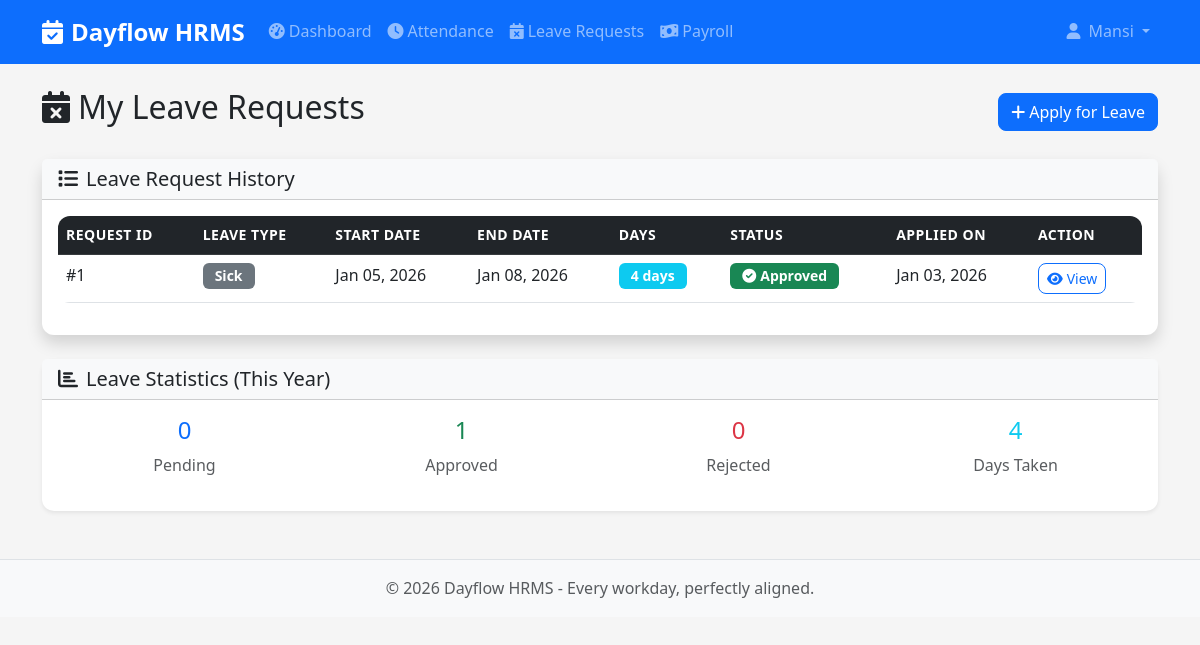
The app's page /employee/leave_requests (signed in) with its own data.
### dayflow-hrms/app/models.py (models this page shows, shortened)
class Employee(db.Model):
    __tablename__ = 'employees'
    id = db.Column(db.Integer, primary_key=True)
    user_id = db.Column(db.Integer, db.ForeignKey('users.id'), nullable=False)
    first_name = db.Column(db.String(50), nullable=False)
    last_name = db.Column(db.String(50), nullable=False)
    phone = db.Column(db.String(20))
    personal_email = db.Column(db.String(120))
    address = db.Column(db.Text)
    date_of_birth = db.Column(db.Date)
    hire_date = db.Column(db.Date, default=date.today)
    department = db.Column(db.String(100))
    position = db.Column(db.String(100))
    gender = db.Column(db.String(10))  # Male, Female, Other
    marital_status = db.Column(db.String(20))  # Single, Married, Divorced, Widowed
    nationality = db.Column(db.String(50), default='Indian')
    pan_no = db.Column(db.String(20))
    uan_no = db.Column(db.String(20))
    bank_name = db.Column(db.String(100))
    account_number = db.Column(db.String(50))
    ifsc_code = db.Column(db.String(20))
    skills = db.Column(db.Text)  # JSON or comma-separated
    certifications = db.Column(db.Text)  # JSON or comma-separated
    interests = db.Column(db.Text)
    resume = db.Column(db.String(200))  # File path for resume
    manager_id = db.Column(db.Integer, db.ForeignKey('employees.id'))
    manager = db.relationship('Employee', remote_side=[id], backref='subordinates')
    monthly_wage = db.Column(db.Numeric(10, 2))  # Total monthly wage
    salary = db.Column(db.Numeric(10, 2))  # Kept for backward compatibility
    working_hours_per_day = db.Column(db.Float, default=8.0)
    working_days_per_week = db.Column(db.Integer, default=5)
    emergency_contact_name = db.Column(db.String(100))
    emergency_contact_phone = db.Column(db.String(20))
    emergency_contact_relationship = db.Column(db.String(50))
    profile_picture = db.Column(db.String(200))
    created_at = db.Column(db.DateTime, default=datetime.utcnow)
    updated_at = db.Column(db.DateTime, default=datetime.utcnow, onupdate=datetime.utcnow)
    attendance_records = db.relationship('Attendance', backref='employee', lazy=True, cascade='all, delete-orphan')
    leave_requests = db.relationship('LeaveRequest', backref='employee', lazy=True, cascade='all, delete-orphan')
    payroll_records = db.relationship('Payroll', backref='employee', lazy=True, cascade='all, delete-orphan')
    salary_components = db.relationship('SalaryComponent', backref='employee', lazy=True, cascade='all, delete-orphan')
    leave_allocations = db.relationship('LeaveAllocation', backref='employee', lazy=True, cascade='all, delete-orphan')
    @property
    def full_name(self):
        return f"{self.first_name} {self.last_name}"

class LeaveRequest(db.Model):
    __tablename__ = 'leave_requests'
    id = db.Column(db.Integer, primary_key=True)
    employee_id = db.Column(db.Integer, db.ForeignKey('employees.id'), nullable=False)
    timeoff_type_id = db.Column(db.Integer, db.ForeignKey('timeoff_types.id'))
    leave_type = db.Column(db.String(20), nullable=False)  # 'paid', 'sick', 'unpaid' - kept for backward compatibility
    start_date = db.Column(db.Date, nullable=False)
    end_date = db.Column(db.Date, nullable=False)
    reason = db.Column(db.Text, nullable=False)
    certificate_path = db.Column(db.String(200))  # For sick leave certificate
    status = db.Column(db.String(20), nullable=False, default='pending')  # 'pending', 'approved', 'rejected'
    admin_comment = db.Column(db.Text)
    approved_by = db.Column(db.Integer, db.ForeignKey('users.id'))
    days_requested = db.Column(db.Integer, default=1)
    created_at = db.Column(db.DateTime, default=datetime.utcnow)
    updated_at = db.Column(db.DateTime, default=datetime.utcnow, onupdate=datetime.utcnow)
    approver = db.relationship('User', foreign_keys=[approved_by], backref='approved_leaves')

### dayflow-hrms/app/routes/employee.py (the view)
@employee_bp.route('/leave_requests')
@login_required
def leave_requests():
    if current_user.is_admin():
        return redirect(url_for('main.admin_dashboard'))
    employee = current_user.employee_profile
    leave_requests = LeaveRequest.query.filter_by(
        employee_id=employee.id
    ).order_by(LeaveRequest.created_at.desc()).all()
    return render_template('employee/leave_requests.html',
                         employee=employee,
                         leave_requests=leave_requests)

### dayflow-hrms/app/templates/employee/leave_requests.html (shortened to what this page needs)
{% extends "base.html" %}
{% block content %}
<div class="container mt-4">
    <div class="row mb-4">
        <div class="col-12">
            <div class="d-flex justify-content-between align-items-center">
                <h2>
                    <i class="fas fa-calendar-times me-2"></i>My Leave Requests
                </h2>
                <a href="{{ url_for('employee.apply_leave') }}" class="btn btn-primary">
                    <i class="fas fa-plus me-1"></i>Apply for Leave
                </a>
            </div>
        </div>
    </div>
    <div class="row">
        <div class="col-12">
            <div class="card shadow">
                <div class="card-header bg-light">
                    <h5 class="mb-0">
                        <i class="fas fa-list me-2"></i>Leave Request History
                    </h5>
                </div>
                <div class="card-body">
                    {% if leave_requests %}
                        <div class="table-responsive">
                            <table class="table table-hover">
                                <thead class="table-dark">
                                    <tr>
                                        <th>Request ID</th>
                                        <th>Leave Type</th>
                                        <th>Start Date</th>
                                        <th>End Date</th>
                                        <th>Days</th>
                                        <th>Status</th>
                                        <th>Applied On</th>
                                        <th>Action</th>
                                    </tr>
                                </thead>
                                <tbody>
                                    {% for leave in leave_requests %}
                                        <tr>
                                            <td>#{{ leave.id }}</td>
                                            <td>
                                                <span class="badge bg-secondary">
                                                    {{ leave.leave_type.title() }}
                                                </span>
                                            </td>
                                            <td>{{ leave.start_date.strftime('%b %d, %Y') }}</td>
                                            <td>{{ leave.end_date.strftime('%b %d, %Y') }}</td>
                                            <td>
                                                <span class="badge bg-info">
                                                    {{ leave.days_requested }} day{{ 's' if leave.days_requested > 1 else '' }}
                                                </span>
                                            </td>
                                            <td>
                                                {% if leave.status == 'pending' %}
                                                    <span class="badge bg-warning">
                                                        <i class="fas fa-hourglass-half me-1"></i>Pending
                                                    </span>
                                                {% elif leave.status == 'approved' %}
                                                    <span class="badge bg-success">
                                                        <i class="fas fa-check-circle me-1"></i>Approved
                                                    </span>
                                                {% elif leave.status == 'rejected' %}
                                                    <span class="badge bg-danger">
                                                        <i class="fas fa-times-circle me-1"></i>Rejected
                                                    </span>
                                                {% endif %}
                                            </td>
                                            <td>{{ leave.created_at.strftime('%b %d, %Y') }}</td>
                                            <td>
                                                <button class="btn btn-outline-primary btn-sm view-leave-btn"
                                                        data-bs-toggle="modal"
                                                        data-bs-target="#leaveModal{{ leave.id }}">
                                                    <i class="fas fa-eye me-1"></i>View
                                                </button>
                                            </td>
                                        </tr>
                                    {% endfor %}
                                </tbody>
                            </table>
                        </div>
                    {% endif %}
                </div>
            </div>
        </div>
    </div>
    {% if leave_requests %}
    <div class="row mt-4">
        <div class="col-12">
            <div class="card">
                <div class="card-header bg-light">
                    <h5 class="mb-0">
                        <i class="fas fa-chart-bar me-2"></i>Leave Statistics (This Year)
                    </h5>
                </div>
                <div class="card-body">
                    <div class="row text-center">
                        <div class="col-md-3">
                            <div class="stat-item">
                                <h4 class="text-primary">{{ leave_requests|selectattr('status', 'equalto', 'pending')|list|length }}</h4>
                                <p class="text-muted">Pending</p>
                            </div>
                        </div>
                        <div class="col-md-3">
                            <div class="stat-item">
                                <h4 class="text-success">{{ leave_requests|selectattr('status', 'equalto', 'approved')|list|length }}</h4>
                                <p class="text-muted">Approved</p>
                            </div>
                        </div>
                        <div class="col-md-3">
                            <div class="stat-item">
                                <h4 class="text-danger">{{ leave_requests|selectattr('status', 'equalto', 'rejected')|list|length }}</h4>
                                <p class="text-muted">Rejected</p>
                            </div>
                        </div>
                        <div class="col-md-3">
                            <div class="stat-item">
                                <h4 class="text-info">
                                    {% set total_days = leave_requests|selectattr('status', 'equalto', 'approved')|sum(attribute='days_requested') %}
                                    {{ total_days or 0 }}
                                </h4>
                                <p class="text-muted">Days Taken</p>
                            </div>
                        </div>
                    </div>
                </div>
            </div>
        </div>
    </div>
    {% endif %}
</div>
{% endblock %}

### dayflow-hrms/app/templates/base.html (shortened to what this page needs)
<!DOCTYPE html>
<html lang="en">
<head>
    <link href="https://cdn.jsdelivr.net/npm/bootstrap@5.3.0/dist/css/bootstrap.min.css" rel="stylesheet">
    <link href="https://cdnjs.cloudflare.com/ajax/libs/font-awesome/6.0.0/css/all.min.css" rel="stylesheet">
    <link href="{{ url_for('static', filename='css/style.css') }}" rel="stylesheet">
</head>
<body>
    {% if current_user.is_authenticated %}
    <nav class="navbar navbar-expand-lg navbar-dark bg-primary">
        <div class="container">
            <a class="navbar-brand" href="{{ url_for('main.index') }}">
                <i class="fas fa-calendar-check me-2"></i>Dayflow HRMS
            </a>
            <div class="collapse navbar-collapse" id="navbarNav">
                <ul class="navbar-nav me-auto">
                    {% if current_user.is_admin() %}
                        <li class="nav-item">
                            <a class="nav-link" href="{{ url_for('main.admin_dashboard') }}">
                                <i class="fas fa-tachometer-alt me-1"></i>Dashboard
                            </a>
                        </li>
                        <li class="nav-item">
                            <a class="nav-link" href="{{ url_for('admin.employees') }}">
                                <i class="fas fa-users me-1"></i>Employees
                            </a>
                        </li>
                        <li class="nav-item">
                            <a class="nav-link" href="{{ url_for('admin.attendance') }}">
                                <i class="fas fa-clock me-1"></i>Attendance
                            </a>
                        </li>
                        <li class="nav-item">
                            <a class="nav-link" href="{{ url_for('admin.leave_requests') }}">
                                <i class="fas fa-calendar-times me-1"></i>Leave Requests
                            </a>
                        </li>
                        <li class="nav-item">
                            <a class="nav-link" href="{{ url_for('admin.payroll') }}">
                                <i class="fas fa-money-bill-wave me-1"></i>Payroll
                            </a>
                        </li>
                    {% else %}
                        <li class="nav-item">
                            <a class="nav-link" href="{{ url_for('main.employee_dashboard') }}">
                                <i class="fas fa-tachometer-alt me-1"></i>Dashboard
                            </a>
                        </li>
                        <li class="nav-item">
                            <a class="nav-link" href="{{ url_for('employee.attendance') }}">
                                <i class="fas fa-clock me-1"></i>Attendance
                            </a>
                        </li>
                        <li class="nav-item">
                            <a class="nav-link" href="{{ url_for('employee.leave_requests') }}">
                                <i class="fas fa-calendar-times me-1"></i>Leave Requests
                            </a>
                        </li>
                        <li class="nav-item">
                            <a class="nav-link" href="{{ url_for('employee.payroll') }}">
                                <i class="fas fa-money-bill-wave me-1"></i>Payroll
                            </a>
                        </li>
                    {% endif %}
                </ul>
                <ul class="navbar-nav">
                    <li class="nav-item dropdown">
                        <a class="nav-link dropdown-toggle" href="#" role="button" data-bs-toggle="dropdown">
                            <i class="fas fa-user me-1"></i>
                            {{ current_user.employee_profile.first_name if current_user.employee_profile else current_user.employee_id }}
                        </a>
                    </li>
                </ul>
            </div>
        </div>
    </nav>
    {% endif %}
    <main>
        {% block content %}{% endblock %}
    </main>
    {% if current_user.is_authenticated %}
    <footer class="bg-light text-center py-3 mt-5">
        <div class="container">
            <p class="text-muted mb-0">
                &copy; 2026 Dayflow HRMS - Every workday, perfectly aligned.
            </p>
        </div>
    </footer>
    {% endif %}
</body>
</html>

### records on screen
Employee: employee_profile "Mansi"
LeaveRequest: id "1", leave_type "Sick", start_date "Jan 05, 2026", end_date "Jan 08, 2026", days_requested "4", days_requested "s", status "approved" (drawn), created_at "Jan 03, 2026"

### other values on screen
{{ leave_requests|selectattr('status', 'equalto', 'pending')|list|length }} "0"
{{ leave_requests|selectattr('status', 'equalto', 'approved')|list|length }} "1"
{{ leave_requests|selectattr('status', 'equalto', 'rejected')|list|length }} "0"
{{ total_days or 0 }} "4"
